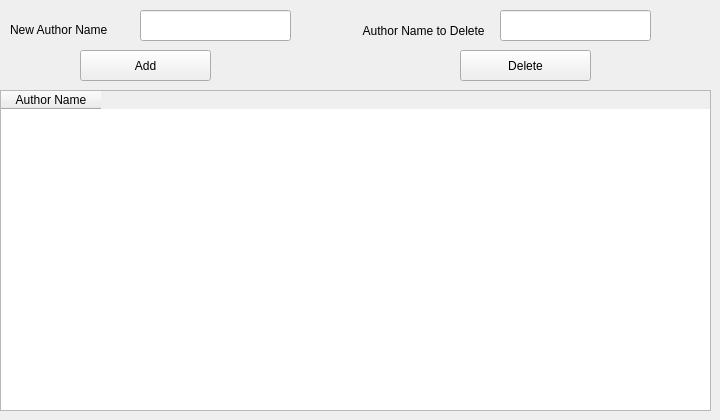
      <widget class="QWidget" name="tab_8">
       <attribute name="title">
        <string>Author</string>
       </attribute>
       <widget class="QLineEdit" name="lineEdit_33">
        <property name="geometry">
         <rect>
          <x>140</x>
          <y>10</y>
          <width>151</width>
          <height>31</height>
         </rect>
        </property>
       </widget>
       <widget class="QPushButton" name="pushButton_20">
        <property name="geometry">
         <rect>
          <x>80</x>
          <y>50</y>
          <width>131</width>
          <height>31</height>
         </rect>
        </property>
        <property name="text">
         <string>Add</string>
        </property>
       </widget>
       <widget class="QLabel" name="label_36">
        <property name="geometry">
         <rect>
          <x>10</x>
          <y>20</y>
          <width>121</width>
          <height>20</height>
         </rect>
        </property>
        <property name="text">
         <string>New Author Name</string>
        </property>
       </widget>
       <widget class="QTableWidget" name="tableWidget_4">
        <property name="geometry">
         <rect>
          <x>0</x>
          <y>90</y>
          <width>711</width>
          <height>321</height>
         </rect>
        </property>
        <column>
         <property name="text">
          <string>Author Name</string>
         </property>
        </column>
       </widget>
       <widget class="QLabel" name="label_38">
        <property name="geometry">
         <rect>
          <x>360</x>
          <y>20</y>
          <width>131</width>
          <height>21</height>
         </rect>
        </property>
        <property name="text">
         <string> Author Name to Delete</string>
        </property>
       </widget>
       <widget class="QLineEdit" name="lineEdit_38">
        <property name="geometry">
         <rect>
          <x>500</x>
          <y>10</y>
          <width>151</width>
          <height>31</height>
         </rect>
        </property>
       </widget>
       <widget class="QPushButton" name="pushButton_22">
        <property name="geometry">
         <rect>
          <x>460</x>
          <y>50</y>
          <width>131</width>
          <height>31</height>
         </rect>
        </property>
        <property name="text">
         <string>Delete</string>
        </property>
       </widget>
      </widget>
